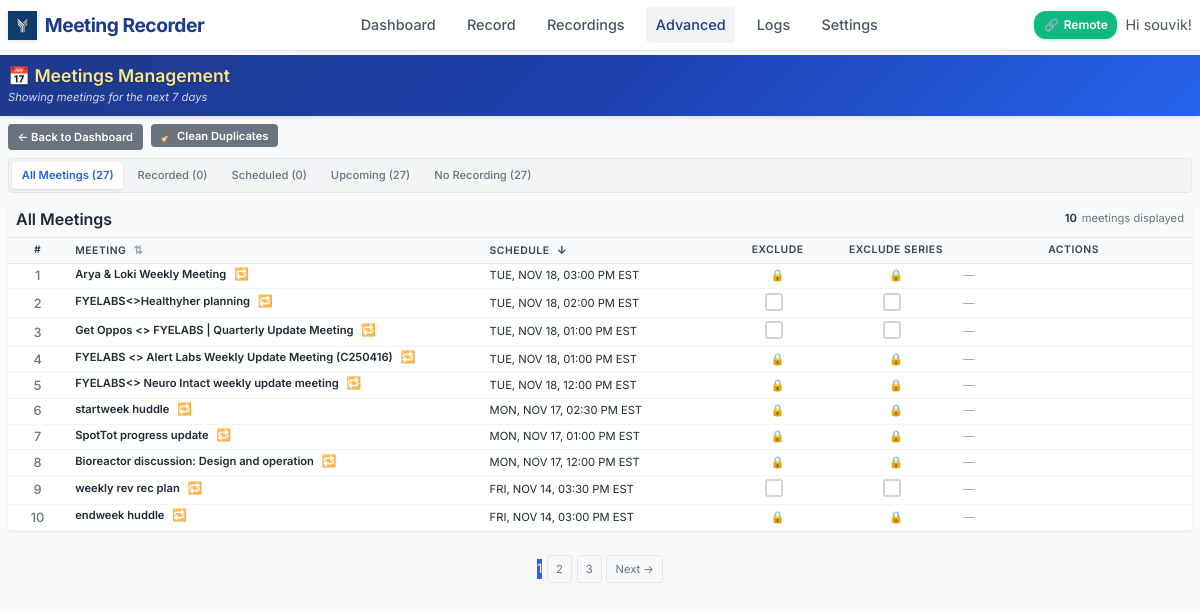
Screenshot of /admin/meetings (signed in) with the database file from the repository.
### models.py (models this page shows, shortened)
class User(UserMixin, db.Model):
    id = db.Column(db.Integer, primary_key=True)
    username = db.Column(db.String(80), unique=True, nullable=False)
    email = db.Column(db.String(120), unique=True, nullable=False)
    password_hash = db.Column(db.String(128))
    created_at = db.Column(db.DateTime, default=datetime.utcnow)
    is_active = db.Column(db.Boolean, default=True)
    default_monitor = db.Column(db.String(200))  # Default monitor for recordings
    auto_delete_days = db.Column(db.Integer, default=30)  # Auto-delete recordings after N days
    recordings = db.relationship('Recording', backref='user', lazy=True)
    meetings = db.relationship('Meeting', backref='user', lazy=True)

class Meeting(db.Model):
    id = db.Column(db.Integer, primary_key=True)
    calendar_event_id = db.Column(db.String(255))  # Original calendar event ID
    subject = db.Column(db.String(500), nullable=False)
    description = db.Column(db.Text)
    location = db.Column(db.String(500))
    web_link = db.Column(db.String(1000))  # Teams meeting link
    start_time = db.Column(db.DateTime, nullable=False)
    end_time = db.Column(db.DateTime, nullable=False)
    duration_minutes = db.Column(db.Integer)
    is_all_day = db.Column(db.Boolean, default=False)
    organizer = db.Column(db.String(255))
    required_attendees = db.Column(db.Text)  # JSON list of email addresses
    optional_attendees = db.Column(db.Text)  # JSON list of email addresses
    attendee_count = db.Column(db.Integer, default=0)
    meeting_type = db.Column(db.String(50), default='teams')  # teams, phone, in-person, other
    is_teams_meeting = db.Column(db.Boolean, default=False)
    is_recurring = db.Column(db.Boolean, default=False)
    recording_status = db.Column(db.String(50), default='none')  # none, scheduled, recorded_local, recorded_synced, excluded
    recording_id = db.Column(db.Integer, db.ForeignKey('recording.id'), nullable=True)  # One-to-one relationship
    recording = db.relationship('Recording', backref=db.backref('meeting', uselist=False), uselist=False)  # One meeting can have 0 or 1 recording
    discovered_at = db.Column(db.DateTime, default=datetime.utcnow)
    last_updated = db.Column(db.DateTime, default=datetime.utcnow, onupdate=datetime.utcnow)
    user_id = db.Column(db.Integer, db.ForeignKey('user.id'), nullable=False)
    is_excluded = db.Column(db.Boolean, default=False)  # User manually excluded from recording
    auto_record = db.Column(db.Boolean, default=True)  # Should this meeting be auto-recorded
    user_excluded = db.Column(db.Boolean, default=False)  # User manually excluded this specific meeting
    exclude_all_series = db.Column(db.Boolean, default=False)  # Exclude all meetings in this recurring series
    series_id = db.Column(db.String(255))  # Recurring series identifier for grouping related meetings

### app.py (the view)
@app.route('/admin/meetings')
@login_required
def admin_meetings():
    try:
        page = request.args.get('page', 1, type=int)
        per_page = 10
        filter_status = request.args.get('filter', 'all')
        sort_by = request.args.get('sort', 'date')  # 'date' or 'subject'
        sort_order = request.args.get('order', 'desc')  # 'asc' or 'desc'
        today = datetime.now().replace(hour=0, minute=0, second=0, microsecond=0)
        next_7_days = today + timedelta(days=7)
        base_query = Meeting.query.filter(
            Meeting.start_time >= today,
            Meeting.start_time < next_7_days
        )
        total_meetings = base_query.count()
        recorded_meetings = base_query.filter(Meeting.recording_status.in_(['recorded_synced', 'recorded_local'])).count()
        scheduled_meetings = base_query.filter_by(recording_status='scheduled').count()
        upcoming_meetings = base_query.filter(Meeting.start_time > datetime.now()).count()
        no_recording_meetings = base_query.filter(Meeting.recording_id.is_(None)).count()
        total_attendees = db.session.query(db.func.sum(Meeting.attendee_count))\
            .filter(Meeting.start_time >= today, Meeting.start_time < next_7_days)\
            .scalar() or 0
        query = Meeting.query.filter(
            Meeting.start_time >= today,
            Meeting.start_time < next_7_days
        )
        if filter_status == 'recorded':
            query = query.filter(Meeting.recording_status.in_(['recorded_synced', 'recorded_local']))
        elif filter_status == 'scheduled':
            query = query.filter_by(recording_status='scheduled')
        elif filter_status == 'upcoming':
            query = query.filter(Meeting.start_time > datetime.now())
        elif filter_status == 'orphaned':
            query = query.filter(Meeting.recording_id.is_(None))
        if sort_by == 'subject':
            if sort_order == 'asc':
                query = query.order_by(Meeting.subject.asc())
            else:
                query = query.order_by(Meeting.subject.desc())
        else:  # Default to date sorting
            if sort_order == 'asc':
                query = query.order_by(Meeting.start_time.asc())
            else:
                query = query.order_by(Meeting.start_time.desc())
        meetings_paginated = query.paginate(
            page=page, per_page=per_page, error_out=False
        )
        stats = {
            'total_meetings': total_meetings,
            'recorded_meetings': recorded_meetings,
            'scheduled_meetings': scheduled_meetings,
            'upcoming_meetings': upcoming_meetings,
            'no_recording_meetings': no_recording_meetings,
            'total_attendees': total_attendees
        }
        active_recording_meeting = None
        if recording_state.get('active') and recording_state.get('meeting_id'):
            active_recording_meeting = Meeting.query.get(recording_state['meeting_id'])
        return render_template('admin/meetings.html',
                             meetings=meetings_paginated.items,
                             pagination=meetings_paginated,
                             stats=stats,
                             filter_status=filter_status,
                             active_recording_meeting=active_recording_meeting,
                             sort_by=sort_by,
                             sort_order=sort_order)
    except Exception as e:
        logger.error(f" Admin meetings error: {sanitize_error_message(e)}")
        flash(f"Error loading meetings: {sanitize_error_message(e)}", "error")
        return redirect(url_for('admin_dashboard'))

### app.py (called while the page is built)
@app.template_filter('format_eastern_local')
def format_eastern_local_filter(local_dt, format_str='%a, %b %d, %I:%M %p EST'):
    if local_dt:
        formatted = local_dt.strftime(format_str).upper()
        return formatted
    return 'N/A'

@app.context_processor
def utility_processor():
    active_recording = None
    if current_user.is_authenticated:
        global recording_state
        if recording_state.get('active', False):
            recent_recording = Recording.query.filter_by(user_id=current_user.id).order_by(Recording.created_at.desc()).first()
            if recent_recording and recent_recording.status != 'completed':
                active_recording = recent_recording
    return dict(
        format_file_size=format_file_size,
        format_duration=format_duration,
        active_recording=active_recording,
        is_remote_recording_enabled=is_remote_recording_enabled
    )

@login_manager.user_loader
def load_user(user_id):
    return db.session.get(User, int(user_id))  # Fix SQLAlchemy deprecation

### templates/admin/meetings.html (shortened to what this page needs)
{% extends "base.html" %}
{% block content %}
<div class="admin-header">
    <div class="admin-header-content">
        <h1 class="admin-title">📅 Meetings Management</h1>
        <p class="admin-subtitle">Showing meetings for the next 7 days</p>
    </div>
</div>
<div class="action-buttons">
    <a href="{{ url_for('admin_dashboard') }}" class="btn btn-secondary">← Back to Dashboard</a>
    <form method="POST" action="{{ url_for('admin_cleanup_duplicates') }}" style="display: inline;" onsubmit="return confirm('This will remove duplicate meetings from the database. Continue?')">
        <button type="submit" class="btn btn-secondary">🧹 Clean Duplicates</button>
    </form>
</div>
<div class="filter-tabs">
    <a href="{{ url_for('admin_meetings', sort=sort_by, order=sort_order) }}" class="filter-tab {{ 'active' if filter_status == 'all' else '' }}">
        All Meetings ({{ stats.total_meetings }})
    </a>
    <a href="{{ url_for('admin_meetings', filter='recorded', sort=sort_by, order=sort_order) }}" class="filter-tab {{ 'active' if filter_status == 'recorded' else '' }}">
        Recorded ({{ stats.recorded_meetings }})
    </a>
    <a href="{{ url_for('admin_meetings', filter='scheduled', sort=sort_by, order=sort_order) }}" class="filter-tab {{ 'active' if filter_status == 'scheduled' else '' }}">
        Scheduled ({{ stats.scheduled_meetings }})
    </a>
    <a href="{{ url_for('admin_meetings', filter='upcoming', sort=sort_by, order=sort_order) }}" class="filter-tab {{ 'active' if filter_status == 'upcoming' else '' }}">
        Upcoming ({{ stats.upcoming_meetings }})
    </a>
    <a href="{{ url_for('admin_meetings', filter='orphaned', sort=sort_by, order=sort_order) }}" class="filter-tab {{ 'active' if filter_status == 'orphaned' else '' }}">
        No Recording ({{ stats.no_recording_meetings }})
    </a>
</div>
<div class="meetings-container" id="list-view">
    <div class="meetings-header">
        <h2 style="margin: 0; font-size: 1rem; color: #1f2937;">
            {% if filter_status == 'all' %}All Meetings
            {% elif filter_status == 'recorded' %}Recorded Meetings
            {% elif filter_status == 'scheduled' %}Scheduled Meetings
            {% elif filter_status == 'upcoming' %}Upcoming Meetings
            {% elif filter_status == 'orphaned' %}Meetings Without Recordings
            {% endif %}
        </h2>
        <div class="meetings-stats">
            <div class="stat-item">
                <span class="stat-number">{{ meetings|length }}</span>
                <span>meetings displayed</span>
            </div>
        </div>
    </div>
    {% if meetings %}
    <table class="meetings-table">
        <thead>
            <tr>
                <th>#</th>
                <th class="sortable" onclick="sortTable('subject')">
                    Meeting <span class="sort-arrow" id="sort-arrow-subject">⇅</span>
                </th>
                <th class="sortable" onclick="sortTable('date')">
                    Schedule <span class="sort-arrow" id="sort-arrow-date">⇅</span>
                </th>
                <th>Exclude</th>
                <th>Exclude Series</th>
                <th>Actions</th>
            </tr>
        </thead>
        <tbody>
            {% for meeting in meetings %}
            <tr data-meeting-subject="{{ meeting.subject }}" data-meeting-date="{{ meeting.start_time.isoformat() }}">
                <td>
                    {{ loop.index }}
                </td>
                <td>
                    <a href="{{ url_for('admin_meeting_detail', meeting_id=meeting.id) }}" class="meeting-title">
                        {{ meeting.subject }}
                        {% if meeting.is_recurring %}
                        <span class="recurring-badge" title="Recurring Meeting">🔁</span>
                        {% endif %}
                    </a>
                </td>
                <td>
                    <div style="color: #1f2937;">
                        {{ meeting.start_time | format_eastern_local }}
                    </div>
                </td>
                <td>
                    {% if meeting.organizer and current_user.email and meeting.organizer.lower() == current_user.email.lower() %}
                    <label class="checkbox-container" title="Exclude this specific meeting from recording (Only organizer can exclude)">
                        <span class="checkmark"></span>
                    </label>
                    {% else %}
                    <span style="color: #9ca3af; font-size: 0.7rem;" title="Only the meeting organizer can exclude meetings">🔒</span>
                    {% endif %}
                </td>
                <td>
                    {% if meeting.is_recurring %}
                        {% if meeting.organizer and current_user.email and meeting.organizer.lower() == current_user.email.lower() %}
                        <label class="checkbox-container" title="Exclude all meetings in this recurring series (Only organizer can exclude)">
                            <span class="checkmark"></span>
                        </label>
                        {% else %}
                        <span style="color: #9ca3af; font-size: 0.7rem;" title="Only the meeting organizer can exclude series">🔒</span>
                        {% endif %}
                    {% else %}
                    <span style="color: #9ca3af;">N/A</span>
                    {% endif %}
                </td>
                <td>
                    <div class="action-buttons-group">
                        {% if meeting.recording_status == 'recording' %}
                        <div class="inline-recording-indicator">
                            <span class="inline-recording-pulse"></span>
                            <span class="inline-recording-text">RECORDING</span>
                        </div>
                        {% elif meeting.recording %}
                        <span style="color: #10b981; font-size: 0.7rem; font-weight: 600;">✓ Recorded</span>
                        {% else %}
                        <span style="color: #9ca3af; font-size: 0.7rem;">—</span>
                        {% endif %}
                    </div>
                </td>
            </tr>
            {% endfor %}
        </tbody>
    </table>
    {% endif %}
</div>
{% if pagination %}
<div class="pagination">
    {% for page_num in pagination.iter_pages() %}
        {% if page_num %}
            {% if page_num != pagination.page %}
                <a href="{{ url_for('admin_meetings', page=page_num, filter=filter_status, sort=sort_by, order=sort_order) }}">{{ page_num }}</a>
            {% else %}
                <span class="current">{{ page_num }}</span>
            {% endif %}
        {% else %}
            <span>…</span>
        {% endif %}
    {% endfor %}
    {% if pagination.has_next %}
        <a href="{{ url_for('admin_meetings', page=pagination.next_num, filter=filter_status, sort=sort_by, order=sort_order) }}">Next →</a>
    {% endif %}
</div>
{% endif %}
{% endblock %}

### templates/base.html (shortened to what this page needs)
<!DOCTYPE html>
<html lang="en">
<head>
</head>
<body>
    <header class="header">
        <div class="header-content">
            <a href="{{ url_for('dashboard') }}" class="logo">
                <img src="{{ url_for('static', filename='image.png') }}" alt="FYE Labs" class="logo-image">
                <span class="logo-text">Meeting Recorder</span>
            </a>
            <nav class="nav-menu">
                <a href="{{ url_for('dashboard') }}" class="nav-link {% if request.endpoint == 'dashboard' %}active{% endif %}">Dashboard</a>
                <a href="{{ url_for('record') }}" class="nav-link {% if request.endpoint == 'record' %}active{% endif %}">Record</a>
                <a href="{{ url_for('recordings') }}" class="nav-link {% if request.endpoint == 'recordings' %}active{% endif %}">Recordings</a>
                <a href="{{ url_for('admin_dashboard') }}" class="nav-link {% if request.endpoint.startswith('admin_') %}active{% endif %}">Advanced</a>
                <a href="{{ url_for('view_logs') }}" class="nav-link {% if request.endpoint == 'view_logs' %}active{% endif %}">Logs</a>
                <a href="{{ url_for('settings') }}" class="nav-link {% if request.endpoint == 'settings' %}active{% endif %}">Settings</a>
            </nav>
            <div class="user-menu">
                <div class="remote-status-indicator" id="remoteStatusIndicator">
                    <span id="remoteStatusIcon">🔗</span>
                    <span id="remoteStatusText">Remote</span>
                </div>
                <span class="user-info">Hi {{ current_user.username }}!</span>
            </div>
        </div>
    </header>
    <main class="container">
        {% block content %}{% endblock %}
    </main>
</body>
</html>

### rows the page displays
User: username "souvik"
Meeting: subject "Arya & Loki Weekly Meeting", start_time "TUE, NOV 18, 03:00 PM EST"
Meeting: subject "FYELABS<>Healthyher planning", start_time "TUE, NOV 18, 02:00 PM EST"
Meeting: subject "Get Oppos <> FYELABS | Quarterly Update Meeting", start_time "TUE, NOV 18, 01:00 PM EST"
Meeting: subject "FYELABS <> Alert Labs Weekly Update Meeting (C250416)", start_time "TUE, NOV 18, 01:00 PM EST"
Meeting: subject "FYELABS<> Neuro Intact weekly update meeting", start_time "TUE, NOV 18, 12:00 PM EST"
Meeting: subject "startweek huddle", start_time "MON, NOV 17, 02:30 PM EST"
Meeting: subject "SpotTot progress update", start_time "MON, NOV 17, 01:00 PM EST"
Meeting: subject "Bioreactor discussion: Design and operation", start_time "MON, NOV 17, 12:00 PM EST"
Meeting: subject "weekly rev rec plan", start_time "FRI, NOV 14, 03:30 PM EST"
Meeting: subject "endweek huddle", start_time "FRI, NOV 14, 03:00 PM EST"

### other values shown
{{ stats.total_meetings }} "27"
{{ stats.recorded_meetings }} "0"
{{ stats.scheduled_meetings }} "0"
{{ stats.upcoming_meetings }} "27"
{{ stats.no_recording_meetings }} "27"
{{ meetings|length }} "10"
{{ page_num }} "1"
{{ page_num }} "2" "3"
